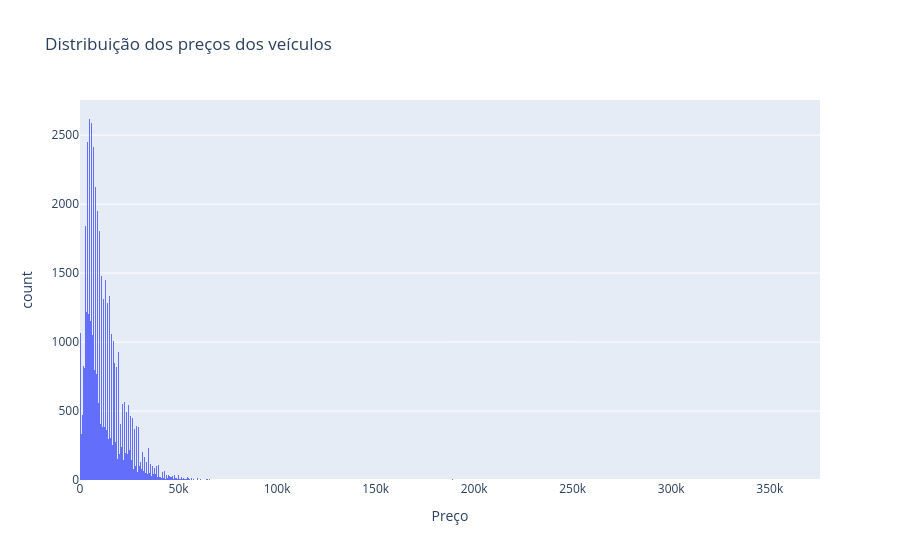

Here is the notebook cell this chart was saved with:
### Code cell
## 7. Distribuição dos preços

fig = px.histogram(
    car_data,
    x='price',
    title='Distribuição dos preços dos veículos',
    labels={'price': 'Preço'})

fig.show()

### Figure 1 — Plotly figure (JSON) as saved in the notebook; plotly's stock layout.template omitted (floating-point values rounded to 4 significant figures; data arrays with more than 128 entries replaced by an {"elided": "..."} marker saying what was removed)
{"data": [{"bingroup": "x", "hovertemplate": "Preço=%{x}<br>count=%{y}<extra></extra>", "legendgroup": "", "marker": {"color": "#636efa", "pattern": {"shape": ""}}, "name": "", "orientation": "v", "showlegend": false, "type": "histogram", "x": {"elided": "51525 int values"}, "xaxis": "x", "yaxis": "y"}], "layout": {"barmode": "relative", "legend": {"tracegroupgap": 0}, "title": {"text": "Distribuição dos preços dos veículos"}, "xaxis": {"anchor": "y", "domain": [0, 1], "title": {"text": "Preço"}}, "yaxis": {"anchor": "x", "domain": [0, 1], "title": {"text": "count"}}}}
